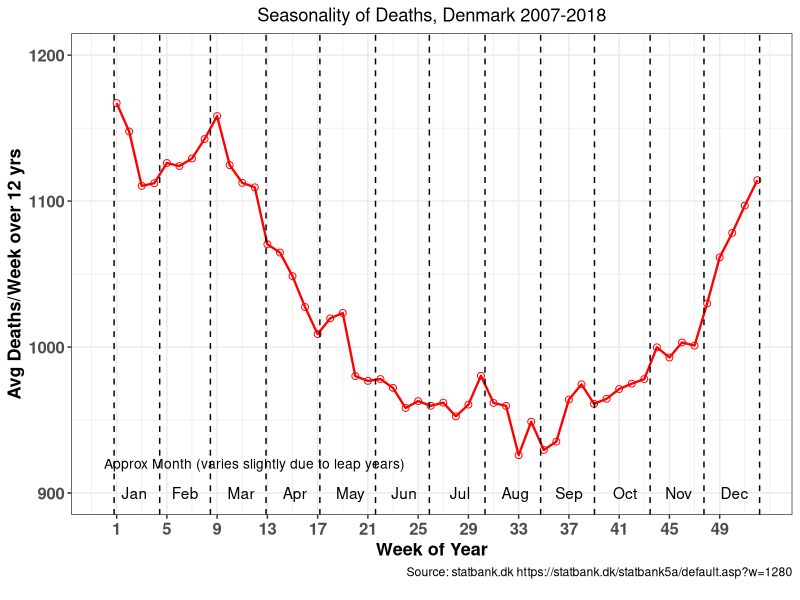
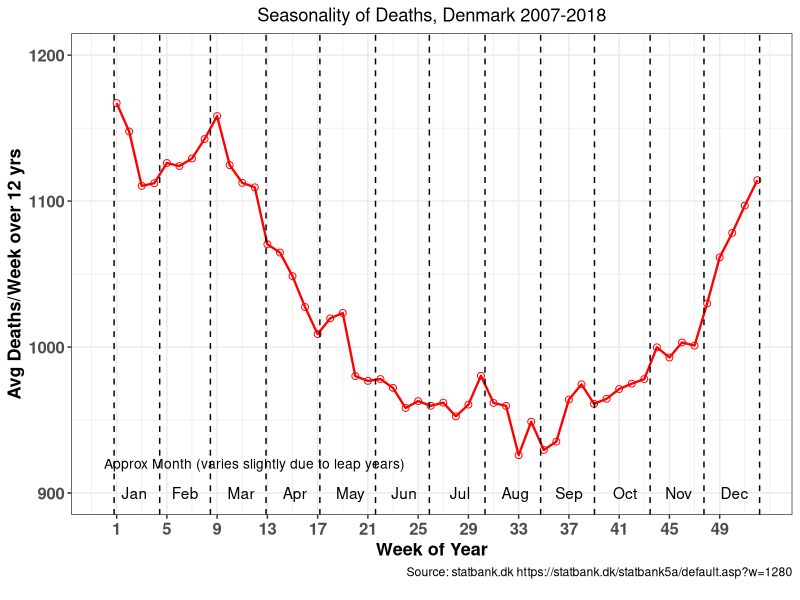

Generate these figures, in order, with R:
# Mortality by day of the year, Denmark 2007-2018
# data from statbank.dk
# https://statbank.dk/statbank5a/default.asp?w=1280

library(tidyverse)
library(lubridate)

DK = read.csv(file='Denmark-daily-2019824173355256980895DODDAG63269149319.csv',
              na.strings = '..')
  
names(DK) = c('month','day',paste0('deaths',2007:2018))

month.names = c('January','february','March',
                'April','May','June',
                'July','August','September',
                'October','November','December')


DK = DK %>%
       filter(month != 'Total', day != 'Total') %>%
       gather(key='year', value='deaths', -month, -day) %>%
       mutate(year_num  = as.numeric(substr(year,7,11)),
              month_num = match(month,month.names),
              day_num   = match(day,1:31),
              date_num  = mdy(paste( month_num,
                                     day_num,
                                     year_num))) %>%
      filter(!is.na(date_num)) %>%
      mutate(dow = wday(date_num),
             wk  = week(date_num)) %>% 
      group_by(wk) %>%
      summarize(deaths=sum(deaths)/12)

dm    = c(31,28.25,31,30,31,30,31,31,30,31,30,31)
cumdm = cumsum(dm)  


#-------------------------
# national
ggplot(data=filter(DK,wk<53), aes(x=wk, y=deaths, group=TRUE)) +
  geom_line(color='red', lwd=0.8) +
  geom_point(color='red', size=2, shape=1) +
  labs(title='Seasonality of Deaths, Denmark 2007-2018',
       x='Week of Year',y='Avg Deaths/Week over 12 yrs',
       caption='Source: statbank.dk https://statbank.dk/statbank5a/default.asp?w=1280
') +
  scale_x_continuous(breaks=seq(1,49,4))  +
  scale_y_continuous(limits=c(900,1200),breaks=seq(900,1200,100)) +
  theme_bw() +
  theme(plot.title = element_text(hjust=0.5),
        axis.title = element_text(face='bold',size=13),
        axis.text  = element_text(face='bold',size=12)) +
  geom_vline(xintercept = c(0.8,cumdm/7), lty=2) +
  annotate('text',x=cumdm/7-2, y=900, label=month.abb) +
  annotate('text', x=0,y=920,label='Approx Month (varies slightly due to leap years)',
              size=3.5, hjust=0)

#-------------------------

ggsave(file='seasonality-of-deaths-denmark-2007-2018.png',
       width=11, height=8.5, units='in', dpi=300)





